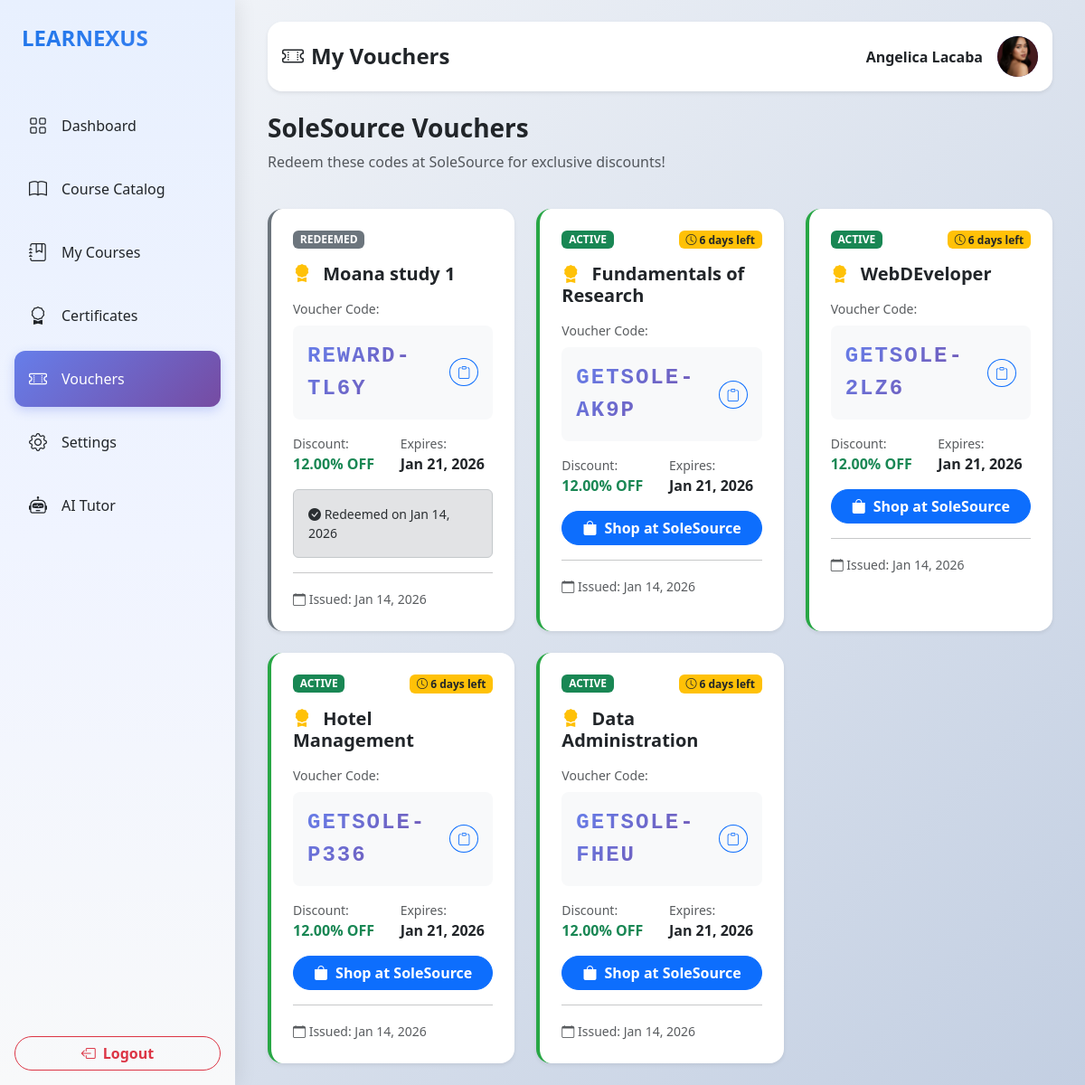
The app's page /student/vouchers.php (signed in) with its own data.
### tables this page shows
CREATE TABLE `users` (
  `userID` int(11) NOT NULL,
  `email` varchar(255) NOT NULL,
  `passwordHash` varchar(255) NOT NULL,
  `firstName` varchar(100) NOT NULL,
  `lastName` varchar(100) NOT NULL,
  `middleInitial` varchar(5) NOT NULL,
  `phone` varchar(20) DEFAULT NULL,
  `avatar` varchar(255) DEFAULT NULL,
  `phoneVerified` tinyint(1) DEFAULT 0,
  `emailVerified` tinyint(1) DEFAULT 0,
  `role` enum('student','instructor','admin') DEFAULT 'student',
  `status` enum('active','inactive','suspended') DEFAULT 'active',
  `createdAt` timestamp NOT NULL DEFAULT current_timestamp(),
  `studentNumber` varchar(50) DEFAULT NULL,
  `teacherNumber` varchar(50) DEFAULT NULL
);

CREATE TABLE `vouchers` (
  `voucherID` int(11) NOT NULL,
  `voucherCode` varchar(50) NOT NULL,
  `userID` int(11) DEFAULT NULL,
  `student_identifier` varchar(128) DEFAULT NULL COMMENT 'Identifier sent to SoleSource API',
  `certificateID` int(11) DEFAULT NULL,
  `discountPercentage` decimal(5,2) NOT NULL,
  `discount_type` enum('percent','fixed') NOT NULL DEFAULT 'percent',
  `isUsed` tinyint(1) DEFAULT 0,
  `redeemed_order` varchar(64) DEFAULT NULL COMMENT 'SoleSource order number',
  `redeemed_at` datetime DEFAULT NULL COMMENT 'When voucher was redeemed at SoleSource',
  `source` enum('course','sms','manual') NOT NULL DEFAULT 'course' COMMENT 'How voucher was generated',
  `expiryDate` date NOT NULL,
  `generatedAt` timestamp NOT NULL DEFAULT current_timestamp()
);

CREATE TABLE `courses` (
  `courseID` int(11) NOT NULL,
  `teacherID` int(11) NOT NULL,
  `title` varchar(255) NOT NULL,
  `description` text DEFAULT NULL,
  `price` decimal(10,2) DEFAULT 0.00,
  `category` varchar(100) DEFAULT NULL,
  `status` enum('draft','published','archived') DEFAULT 'draft',
  `passingScore` int(11) DEFAULT 70,
  `createdAt` timestamp NOT NULL DEFAULT current_timestamp()
);

### student/vouchers.php (the view, shortened to what this page needs)
<?php
require_once '../database/db_connect.php';
$userID = $_SESSION['user_id'];
$stmt = $conn->prepare("SELECT avatar FROM users WHERE userID = ?");
$stmt->execute([$userID]);
$userAvatar = $stmt->fetchColumn();
$stmt = $conn->prepare("
    SELECT
        v.*,
        c.title as courseTitle,
        c.courseID,
        CASE
            WHEN v.isUsed = 1 THEN 'redeemed'
            WHEN v.expiryDate < CURDATE() THEN 'expired'
            ELSE 'active'
        END as voucherStatus
    FROM vouchers v
    LEFT JOIN certificates cert ON v.certificateID = cert.certificateID
    LEFT JOIN courses c ON cert.courseID = c.courseID
    WHERE v.userID = ?
    ORDER BY v.generatedAt DESC
");
$stmt->execute([$userID]);
$vouchers = $stmt->fetchAll(PDO::FETCH_ASSOC);
?>
<!DOCTYPE html>
<html lang="en">
<head>
    <link href="https://cdn.jsdelivr.net/npm/bootstrap@5.3.3/dist/css/bootstrap.min.css" rel="stylesheet">
    <link rel="stylesheet" href="https://cdn.jsdelivr.net/npm/bootstrap-icons@1.11.1/font/bootstrap-icons.css">
</head>
<body>
    <aside class="sidebar offcanvas-lg offcanvas-start position-fixed top-0 start-0 h-100" style="width: var(--sidebar-width);" id="sidebar">
        <div class="offcanvas-body p-0 d-flex flex-column h-100">
            <div class="sidebar-brand px-4 py-4 mb-4 d-none d-lg-block">LEARNEXUS</div>
            <nav class="flex-grow-1 px-3">
                <a class="nav-link d-flex align-items-center gap-3 px-3 py-3 mb-2 text-dark fw-medium" href="dashboard.php">
                    <i class="bi bi-grid fs-5"></i><span>Dashboard</span>
                </a>
                <a class="nav-link d-flex align-items-center gap-3 px-3 py-3 mb-2 text-dark fw-medium" href="course_catalog.php">
                    <i class="bi bi-book fs-5"></i><span>Course Catalog</span>
                </a>
                <a class="nav-link d-flex align-items-center gap-3 px-3 py-3 mb-2 text-dark fw-medium" href="my_courses.php">
                    <i class="bi bi-journal-bookmark fs-5"></i><span>My Courses</span>
                </a>
                <a class="nav-link d-flex align-items-center gap-3 px-3 py-3 mb-2 text-dark fw-medium" href="certificates.php">
                    <i class="bi bi-award fs-5"></i><span>Certificates</span>
                </a>
                <a class="nav-link active d-flex align-items-center gap-3 px-3 py-3 mb-2 text-dark fw-medium" href="vouchers.php">
                    <i class="bi bi-ticket-perforated fs-5"></i><span>Vouchers</span>
                </a>
                <a class="nav-link d-flex align-items-center gap-3 px-3 py-3 mb-2 text-dark fw-medium" href="settings.php">
                    <i class="bi bi-gear fs-5"></i><span>Settings</span>
                </a>
                <a class="nav-link d-flex align-items-center gap-3 px-3 py-3 mb-2 text-dark fw-medium nav-link d-flex align-items-center gap-3 px-3 py-3 mb-2 text-dark fw-medium"
                    href="ai_chatbot.php">
                    <i class="bi bi-robot fs-5"></i><span>AI Tutor</span>
                </a>
            </nav>
            <div class="p-3 mt-auto">
                <button class="btn btn-outline-danger w-100 rounded-pill fw-semibold" onclick="window.location.href='../logout.php'">
                    <i class="bi bi-box-arrow-left me-2"></i>Logout
                </button>
            </div>
        </div>
    </aside>
    <main class="main-content p-3 p-lg-4">
        <div class="container-fluid">
            <div class="row mb-4">
                <div class="col-12">
                    <div class="card border-0 rounded-4 shadow-sm">
                        <div class="card-body p-3 d-flex justify-content-between align-items-center">
                            <div>
                                <h4 class="mb-0 fw-bold"><i class="bi bi-ticket-perforated me-2"></i>My Vouchers</h4>
                            </div>
                            <div class="d-flex align-items-center gap-3" onclick="window.location.href='settings.php'" role="button">
                                <span class="fw-semibold d-none d-sm-inline">
                                    <?php echo htmlspecialchars($_SESSION['first_name'] . ' ' . $_SESSION['last_name']); ?>
                                </span>
                                <div class="rounded-circle d-flex align-items-center justify-content-center text-white fw-bold"
                                     style="width: 45px; height: 45px; background: var(--gradient-primary);">
                                    <?php if (!empty($userAvatar) && file_exists($userAvatar)): ?>
                                        <img src="<?php echo htmlspecialchars($userAvatar); ?>" alt="Avatar" class="w-100 h-100 rounded-circle object-fit-cover">
                                    <?php else: ?>
                                        <?php echo strtoupper(substr($_SESSION['first_name'], 0, 1)); ?>
                                    <?php endif; ?>
                                </div>
                            </div>
                        </div>
                    </div>
                </div>
            </div>
            <div class="row mb-4">
                <div class="col-12">
                    <h1 class="h3 fw-bold">SoleSource Vouchers</h1>
                    <p class="text-muted">Redeem these codes at SoleSource for exclusive discounts!</p>
                </div>
            </div>
            <?php if (!empty($vouchers)): ?>
                <div class="row g-4">
                    <?php foreach ($vouchers as $voucher): ?>
                        <div class="col-12 col-md-6 col-lg-4">
                            <div class="card border-0 rounded-4 shadow-sm card-hover h-100 voucher-border-<?= $voucher['voucherStatus'] ?>">
                                <div class="card-body p-4">
                                    <div class="d-flex justify-content-between align-items-start mb-3">
                                        <span class="badge bg-<?= $voucher['voucherStatus'] === 'active' ? 'success' : ($voucher['voucherStatus'] === 'redeemed' ? 'secondary' : 'danger') ?>">
                                            <?= strtoupper($voucher['voucherStatus']) ?>
                                        </span>
                                        <?php if ($voucher['voucherStatus'] === 'active'): ?>
                                            <span class="badge bg-warning text-dark">
                                                <i class="bi bi-clock"></i> <?= floor((strtotime($voucher['expiryDate']) - time()) / 86400) ?> days left
                                            </span>
                                        <?php endif; ?>
                                    </div>
                                    <h5 class="fw-bold mb-3">
                                        <i class="bi bi-award-fill text-warning me-2"></i>
                                        <?= htmlspecialchars($voucher['courseTitle'] ?? 'Course Completion Reward') ?>
                                    </h5>
                                    <div class="mb-3">
                                        <small class="text-muted d-block mb-2">Voucher Code:</small>
                                        <div class="d-flex align-items-center justify-content-between p-3 bg-light rounded-3">
                                            <span class="voucher-code"><?= htmlspecialchars($voucher['voucherCode']) ?></span>
                                            <button class="btn btn-sm btn-outline-primary rounded-circle"
                                                    onclick="copyCode('<?= htmlspecialchars($voucher['voucherCode']) ?>')"
                                                    title="Copy code">
                                                <i class="bi bi-clipboard"></i>
                                            </button>
                                        </div>
                                    </div>
                                    <div class="row g-3 mb-3">
                                        <div class="col-6">
                                            <small class="text-muted d-block">Discount:</small>
                                            <strong class="text-success">
                                                <?= $voucher['discountPercentage'] ?><?= $voucher['discount_type'] === 'percent' ? '%' : ' PHP' ?> OFF
                                            </strong>
                                        </div>
                                        <div class="col-6">
                                            <small class="text-muted d-block">Expires:</small>
                                            <strong><?= date('M d, Y', strtotime($voucher['expiryDate'])) ?></strong>
                                        </div>
                                    </div>
                                    <?php if ($voucher['voucherStatus'] === 'redeemed'): ?>
                                        <div class="alert alert-secondary small mb-0">
                                            <i class="bi bi-check-circle-fill"></i>
                                            Redeemed on <?= date('M d, Y', strtotime($voucher['redeemed_at'])) ?>
                                        </div>
                                    <?php elseif ($voucher['voucherStatus'] === 'active'): ?>
                                        <a href="https://dev.art2cart.shop/pages/shop.php?voucher=<?= urlencode($voucher['voucherCode']) ?>"
                                           target="_blank"
                                           class="btn btn-primary w-100 rounded-pill fw-semibold">
                                            <i class="bi bi-bag-fill me-2"></i>Shop at SoleSource
                                        </a>
                                    <?php else: ?>
                                        <div class="alert alert-danger small mb-0">
                                            <i class="bi bi-exclamation-triangle-fill"></i> This voucher has expired
                                        </div>
                                    <?php endif; ?>
                                    <hr class="my-3">
                                    <small class="text-muted">
                                        <i class="bi bi-calendar"></i> Issued: <?= date('M d, Y', strtotime($voucher['generatedAt'])) ?>
                                    </small>
                                </div>
                            </div>
                        </div>
                    <?php endforeach; ?>
                </div>
            <?php endif; ?>
        </div>
    </main>
</body>
</html>

### student/vouchers.php (style rules this page uses)
:root { --sidebar-width: 260px; --gradient-primary: linear-gradient(135deg, #667eea 0%, #764ba2 100%); --gradient-accent: linear-gradient(135deg, #1a73e8 0%, #4285f4 100%); }
body { background: linear-gradient(135deg, #f5f7fa 0%, #c3cfe2 100%); min-height: 100vh; }
.sidebar { background: linear-gradient(180deg, #e8f0fe 0%, #f0f4ff 50%, #f8f9fa 100%); width: var(--sidebar-width); box-shadow: 4px 0 20px rgba(0,0,0,0.08); }
.sidebar-brand { font-size: 1.5rem; font-weight: 800; background: var(--gradient-accent); -webkit-background-clip: text; -webkit-text-fill-color: transparent; background-clip: text; }
.nav-link { border-radius: 12px; transition: all 0.2s ease; position: relative; }
.nav-link::before { content: ''; position: absolute; left: 0; top: 50%; transform: translateY(-50%); width: 4px; height: 0; background: #1a73e8; border-radius: 0 4px 4px 0; transition: height 0.25s ease; }
.nav-link.active { background: var(--gradient-primary); color: white !important; box-shadow: 0 4px 12px rgba(102, 126, 234, 0.3); }
.nav-link.active::before { display: none; }
@media (min-width: 992px) { .main-content { margin-left: var(--sidebar-width); } }
.card-hover { transition: transform 0.2s, box-shadow 0.2s; }
.voucher-code { font-family: 'Courier New', monospace; font-size: 1.5rem; font-weight: bold; letter-spacing: 2px; background: linear-gradient(135deg, #667eea 0%, #764ba2 100%); -webkit-background-clip: text; -webkit-text-fill-color: transparent; background-clip: text; }
.voucher-border-active { border-left: 4px solid #28a745 !important; }
.voucher-border-redeemed { border-left: 4px solid #6c757d !important; }

### records on screen
users: avatar (picture)
vouchers: voucherStatus "REDEEMED", courses.title "Moana study 1", voucherCode "REWARD-TL6Y", discountPercentage "12.00", expiryDate "Jan 21, 2026", redeemed_at "Jan 14, 2026", generatedAt "Jan 14, 2026"
vouchers: voucherStatus "ACTIVE", courses.title "Fundamentals of Research", voucherCode "GETSOLE-AK9P", discountPercentage "12.00", expiryDate "Jan 21, 2026", generatedAt "Jan 14, 2026"
vouchers: voucherStatus "ACTIVE", courses.title "WebDEveloper", voucherCode "GETSOLE-2LZ6", discountPercentage "12.00", expiryDate "Jan 21, 2026", generatedAt "Jan 14, 2026"
vouchers: voucherStatus "ACTIVE", courses.title "Hotel Management", voucherCode "GETSOLE-P336", discountPercentage "12.00", expiryDate "Jan 21, 2026", generatedAt "Jan 14, 2026"
vouchers: voucherStatus "ACTIVE", courses.title "Data Administration", voucherCode "GETSOLE-FHEU", discountPercentage "12.00", expiryDate "Jan 21, 2026", generatedAt "Jan 14, 2026"

### other values on screen
$_SESSION['first_name'] . ' ' . $_SESSION['last_name'] "Angelica Lacaba"
